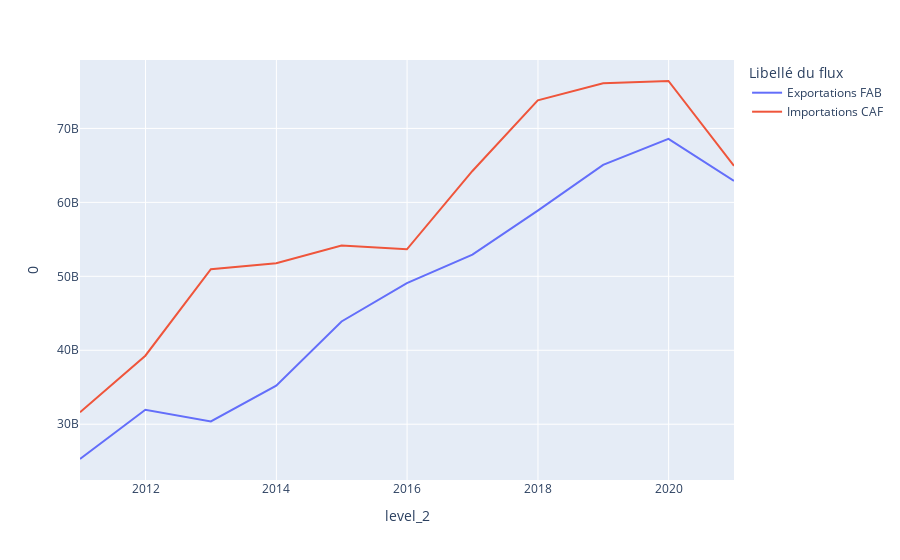

The code cell stored with this chart in its notebook:
### Markdown cell above
# 4. From Extraction , manipulating to visualisation

### Code cell
pays_exports=annual[(annual['Libellé du flux']=="Exportations FAB") | (annual['Libellé du flux']=="Importations CAF")]
annualdf=pays_exports.set_index(['Libellé du pays','Libellé du flux'])
annualdf=annualdf.transpose().set_index(pd.date_range(start='2010-01-01', periods=11, freq='Y'))
annualdf=annualdf.unstack()
annualdf=annualdf.to_frame()[:]
annualdf=annualdf.reset_index()
fig = px.line(annualdf[(annualdf['Libellé du pays']=='ESPAGNE')], x='level_2', y=0, color='Libellé du flux')
fig.show()

### Figure 1 — Plotly figure (JSON) as saved in the notebook; plotly's stock layout.template omitted (floating-point values rounded to 4 significant figures)
{"data": [{"hovertemplate": "Libellé du flux=Exportations FAB<br>level_2=%{x}<br>0=%{y}<extra></extra>", "legendgroup": "Exportations FAB", "line": {"color": "#636efa", "dash": "solid"}, "marker": {"symbol": "circle"}, "mode": "lines", "name": "Exportations FAB", "orientation": "v", "showlegend": true, "type": "scatter", "x": ["2010-12-31T00:00:00", "2011-12-31T00:00:00", "2012-12-31T00:00:00", "2013-12-31T00:00:00", "2014-12-31T00:00:00", "2015-12-31T00:00:00", "2016-12-31T00:00:00", "2017-12-31T00:00:00", "2018-12-31T00:00:00", "2019-12-31T00:00:00", "2020-12-31T00:00:00"], "xaxis": "x", "y": [25297051069, 31960000000.0, 30380000000.0, 35220000000.0, 43890000000.0, 49090000000.0, 52930000000.0, 58880000000.0, 65070000000.0, 68590000000.0, 62910000000.0], "yaxis": "y"}, {"hovertemplate": "Libellé du flux=Importations CAF<br>level_2=%{x}<br>0=%{y}<extra></extra>", "legendgroup": "Importations CAF", "line": {"color": "#EF553B", "dash": "solid"}, "marker": {"symbol": "circle"}, "mode": "lines", "name": "Importations CAF", "orientation": "v", "showlegend": true, "type": "scatter", "x": ["2010-12-31T00:00:00", "2011-12-31T00:00:00", "2012-12-31T00:00:00", "2013-12-31T00:00:00", "2014-12-31T00:00:00", "2015-12-31T00:00:00", "2016-12-31T00:00:00", "2017-12-31T00:00:00", "2018-12-31T00:00:00", "2019-12-31T00:00:00", "2020-12-31T00:00:00"], "xaxis": "x", "y": [31603389234, 39267140226, 50960000000.0, 51760000000.0, 54170000000.0, 53650000000.0, 64250000000.0, 73790000000.0, 76110000000.0, 76410000000.0, 64930000000.0], "yaxis": "y"}], "layout": {"legend": {"title": {"text": "Libellé du flux"}, "tracegroupgap": 0}, "margin": {"t": 60}, "xaxis": {"anchor": "y", "domain": [0, 1], "title": {"text": "level_2"}}, "yaxis": {"anchor": "x", "domain": [0, 1], "title": {"text": "0"}}}}
